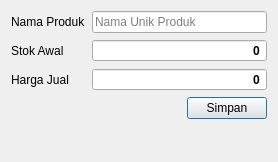
<?xml version="1.0" encoding="UTF-8"?>
<ui version="4.0">
 <class>AddProduk</class>
 <widget class="QDialog" name="AddProduk">
  <property name="geometry">
   <rect>
    <x>0</x>
    <y>0</y>
    <width>278</width>
    <height>162</height>
   </rect>
  </property>
  <property name="windowTitle">
   <string>Produk Baru</string>
  </property>
  <layout class="QFormLayout" name="formLayout">
   <item row="0" column="0">
    <widget class="QLabel" name="label">
     <property name="text">
      <string>Nama Produk</string>
     </property>
    </widget>
   </item>
   <item row="0" column="1">
    <widget class="QLineEdit" name="lineEdit">
     <property name="placeholderText">
      <string>Nama Unik Produk</string>
     </property>
    </widget>
   </item>
   <item row="1" column="0">
    <widget class="QLabel" name="label_2">
     <property name="text">
      <string>Stok Awal</string>
     </property>
    </widget>
   </item>
   <item row="1" column="1">
    <widget class="QSpinBox" name="spinBox">
     <property name="font">
      <font>
       <bold>true</bold>
      </font>
     </property>
     <property name="alignment">
      <set>Qt::AlignmentFlag::AlignRight|Qt::AlignmentFlag::AlignTrailing|Qt::AlignmentFlag::AlignVCenter</set>
     </property>
     <property name="buttonSymbols">
      <enum>QAbstractSpinBox::ButtonSymbols::NoButtons</enum>
     </property>
     <property name="showGroupSeparator" stdset="0">
      <bool>true</bool>
     </property>
     <property name="maximum">
      <number>1000000</number>
     </property>
    </widget>
   </item>
   <item row="2" column="0">
    <widget class="QLabel" name="label_3">
     <property name="text">
      <string>Harga Jual</string>
     </property>
    </widget>
   </item>
   <item row="2" column="1">
    <widget class="QSpinBox" name="spinBox_2">
     <property name="font">
      <font>
       <bold>true</bold>
      </font>
     </property>
     <property name="alignment">
      <set>Qt::AlignmentFlag::AlignRight|Qt::AlignmentFlag::AlignTrailing|Qt::AlignmentFlag::AlignVCenter</set>
     </property>
     <property name="buttonSymbols">
      <enum>QAbstractSpinBox::ButtonSymbols::NoButtons</enum>
     </property>
     <property name="showGroupSeparator" stdset="0">
      <bool>true</bool>
     </property>
     <property name="maximum">
      <number>1000000</number>
     </property>
    </widget>
   </item>
   <item row="3" column="0" colspan="2">
    <layout class="QHBoxLayout" name="horizontalLayout">
     <item>
      <spacer name="horizontalSpacer">
       <property name="orientation">
        <enum>Qt::Orientation::Horizontal</enum>
       </property>
       <property name="sizeHint" stdset="0">
        <size>
         <width>40</width>
         <height>20</height>
        </size>
       </property>
      </spacer>
     </item>
     <item>
      <widget class="QPushButton" name="saveButton">
       <property name="text">
        <string>Simpan</string>
       </property>
      </widget>
     </item>
    </layout>
   </item>
  </layout>
 </widget>
 <resources/>
 <connections/>
</ui>
